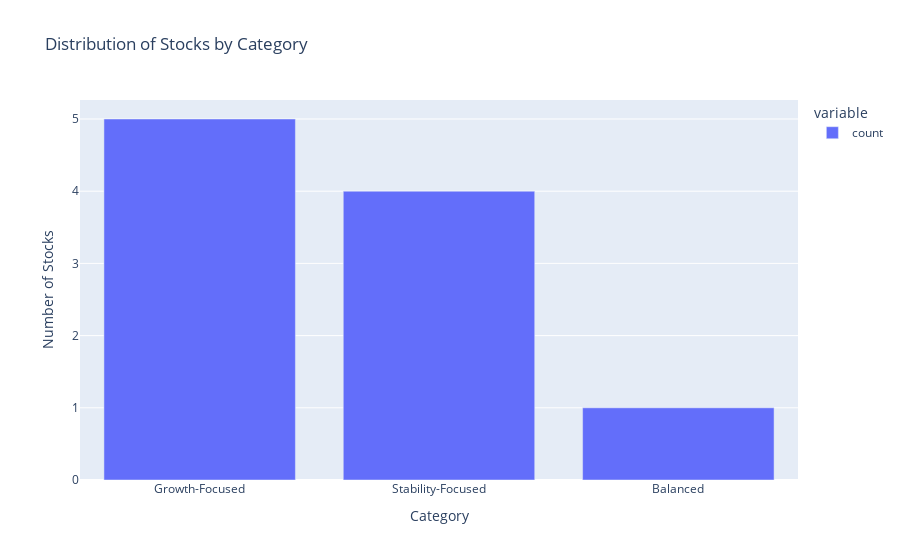

Here is the notebook cell this chart was saved with:
### Code cell
# Categorize stocks
features['Category'] = features.apply(
    lambda row: 'Growth-Focused' if row['Growth Score'] > row['Stability Score'] + 0.05
    else 'Stability-Focused' if row['Stability Score'] > row['Growth Score'] + 0.05
    else 'Balanced',
    axis=1
)

# Bar Chart: Distribution of Categories
fig = px.bar(
    features['Category'].value_counts(),
    title="Distribution of Stocks by Category",
    labels={'index': 'Category', 'value': 'Number of Stocks'}
)
fig.show()

### Figure 1 — Plotly figure (JSON) as saved in the notebook; plotly's stock layout.template omitted (floating-point values rounded to 4 significant figures)
{"data": [{"alignmentgroup": "True", "hovertemplate": "variable=count<br>Category=%{x}<br>Number of Stocks=%{y}<extra></extra>", "legendgroup": "count", "marker": {"color": "#636efa", "pattern": {"shape": ""}}, "name": "count", "offsetgroup": "count", "orientation": "v", "showlegend": true, "textposition": "auto", "type": "bar", "x": ["Growth-Focused", "Stability-Focused", "Balanced"], "xaxis": "x", "y": [5, 4, 1], "yaxis": "y"}], "layout": {"barmode": "relative", "legend": {"title": {"text": "variable"}, "tracegroupgap": 0}, "title": {"text": "Distribution of Stocks by Category"}, "xaxis": {"anchor": "y", "domain": [0, 1], "title": {"text": "Category"}}, "yaxis": {"anchor": "x", "domain": [0, 1], "title": {"text": "Number of Stocks"}}}}
